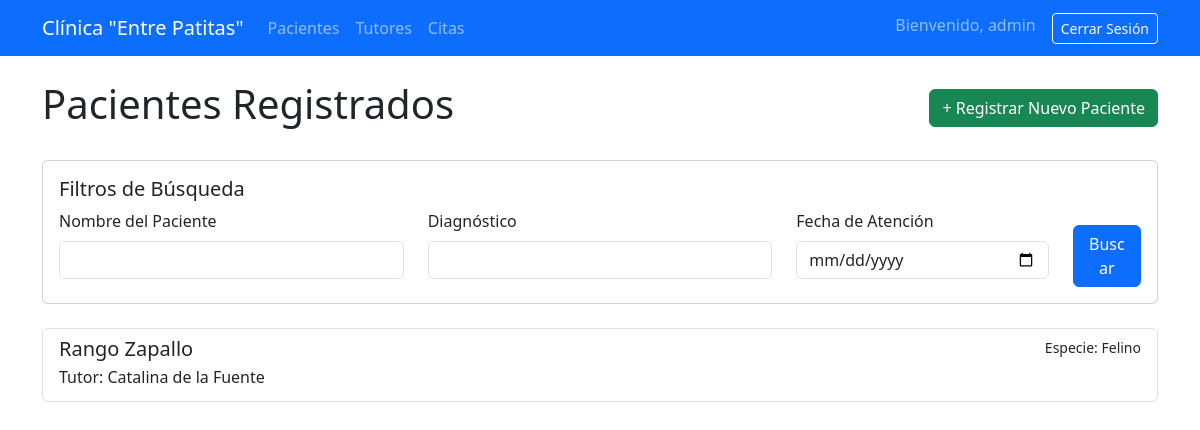
The app's page /gestion/pacientes/ (signed in) with its own data.
### app/models.py (models this page shows, shortened)
class Paciente(models.Model):
    foto = models.ImageField(upload_to='fotos_pacientes/', blank=True, null=True, verbose_name="Fotografía del Paciente")
    nombre = models.CharField(max_length=50)
    especie = models.CharField(max_length=50)
    raza = models.CharField(max_length=50)
    sexo = models.CharField(max_length=10)
    fecha_nacimiento = models.DateField()
    microchip_tatuaje = models.CharField(max_length=50, blank=True, null=True)
    alertas = models.ManyToManyField(AlertaClinica, blank=True, verbose_name="Alertas Clinicas")
    tutor = models.ForeignKey(Tutor, on_delete=models.CASCADE, related_name='pacientes')

class Tutor(models.Model):
    nombre_completo = models.CharField(max_length=100)
    rut = models.CharField(max_length=12, unique=True)
    direccion = models.CharField(max_length=200)
    telefono = models.CharField(max_length=15)
    email = models.EmailField(unique=True)
    datos_bloqueados = models.BooleanField(default=False, verbose_name="Datos Bloqueados (No editar)")
    history = HistoricalRecords()

### app/views.py (the view)
# urls.py: path('pacientes/', views.lista_pacientes, name='lista_pacientes'),
@login_required
def lista_pacientes(request):
    queryset = Paciente.objects.all()
    nombre_query = request.GET.get('nombre')
    diagnostico_query = request.GET.get('diagnostico')
    fecha_query = request.GET.get('fecha')
    if nombre_query:
        queryset = queryset.filter(nombre__icontains=nombre_query)
    if diagnostico_query:
        queryset = queryset.filter(atenciones__diagnostico__icontains=diagnostico_query)
    if fecha_query:
        queryset = queryset.filter(atenciones__fecha_atencion__date=fecha_query)
    pacientes_filtrados = queryset.distinct().order_by('nombre')
    contexto = {
        'pacientes': pacientes_filtrados,
    }
    return render(request, 'gestion/lista_pacientes.html', contexto)

### app/templates/gestion/lista_pacientes.html (shortened to what this page needs)
{% extends 'gestion/base.html' %}
{% block content %}
    <div class="d-flex justify-content-between align-items-center mb-4">
        <h1>Pacientes Registrados</h1>
        <a href="{% url 'crear_paciente' %}" class="btn btn-success">+ Registrar Nuevo Paciente</a>
    </div>
    <form method="get" class="card card-body mb-4">
        <h5 class="card-title">Filtros de Búsqueda</h5>
        <div class="row">
            <div class="col-md-4 mb-2">
                <label for="nombre" class="form-label">Nombre del Paciente</label>
                <input type="text" name="nombre" id="nombre" class="form-control" value="{{ request.GET.nombre }}">
            </div>
            <div class="col-md-4 mb-2">
                <label for="diagnostico" class="form-label">Diagnóstico</label>
                <input type="text" name="diagnostico" id="diagnostico" class="form-control" value="{{ request.GET.diagnostico }}">
            </div>
            <div class="col-md-3 mb-2">
                <label for="fecha" class="form-label">Fecha de Atención</label>
                <input type="date" name="fecha" id="fecha" class="form-control" value="{{ request.GET.fecha }}">
            </div>
            <div class="col-md-1 d-flex align-items-end">
                <button class="btn btn-primary w-100" type="submit">Buscar</button>
            </div>
        </div>
    </form>
    <div class="list-group">
        {% for paciente in pacientes %}
            <a href="{% url 'detalle_paciente' paciente.id %}" class="list-group-item list-group-item-action">
                <div class="d-flex w-100 justify-content-between">
                    <h5 class="mb-1">{{ paciente.nombre }}</h5>
                    <small>Especie: {{ paciente.especie }}</small>
                </div>
                <p class="mb-1">Tutor: {{ paciente.tutor.nombre_completo }}</p>
            </a>
        {% empty %}
            <div class="alert alert-info" role="alert">
                No hay pacientes registrados que coincidan con la búsqueda.
            </div>
        {% endfor %}
    </div>
{% endblock %}

### app/templates/gestion/base.html (shortened to what this page needs)
{% load static %}
<!doctype html>
<html lang="es">
<head>
    <link href="https://cdn.jsdelivr.net/npm/bootstrap@5.3.3/dist/css/bootstrap.min.css" rel="stylesheet">
</head>
<body>
    <nav class="navbar navbar-expand-lg navbar-dark bg-primary">
        <div class="container">
            <a class="navbar-brand" href="{% url 'lista_pacientes' %}">Clínica "Entre Patitas"</a>
            <div class="collapse navbar-collapse">
                <ul class="navbar-nav me-auto mb-2 mb-lg-0">
                    <li class="nav-item">
                        <a class="nav-link" href="{% url 'lista_pacientes' %}">Pacientes</a>
                    </li>
                    <li class="nav-item">
                        <a class="nav-link" href="{% url 'lista_tutores' %}">Tutores</a>
                    </li>
                    <li class="nav-item">
                        <a class="nav-link" href="{% url 'calendario_citas' %}">Citas</a>
                    </li>
                </ul>
                <ul class="navbar-nav ms-auto mb-2 mb-lg-0">
                    {% if user.is_authenticated %}
                        <li class="nav-item">
                            <span class="navbar-text">
                                Bienvenido, {{ user.username }}
                            </span>
                        </li>
                        <li class="nav-item ms-3">
                            <form action="{% url 'logout' %}" method="post" class="d-inline">
                                <button type="submit" class="btn btn-outline-light btn-sm">Cerrar Sesión</button>
                            </form>
                        </li>
                    {% else %}
                        <li class="nav-item">
                            <a href="{% url 'login' %}" class="btn btn-outline-light btn-sm">Iniciar Sesión</a>
                        </li>
                    {% endif %}
                </ul>
            </div>
        </div>
    </nav>
    <main class="container mt-4">
        {% block content %}
        {% endblock %}
    </main>
</body>
</html>

### records on screen
Paciente: nombre "Rango Zapallo", especie "Felino", tutor.nombre_completo "Catalina de la Fuente"

### other values on screen
{{ user.username }} "admin"
